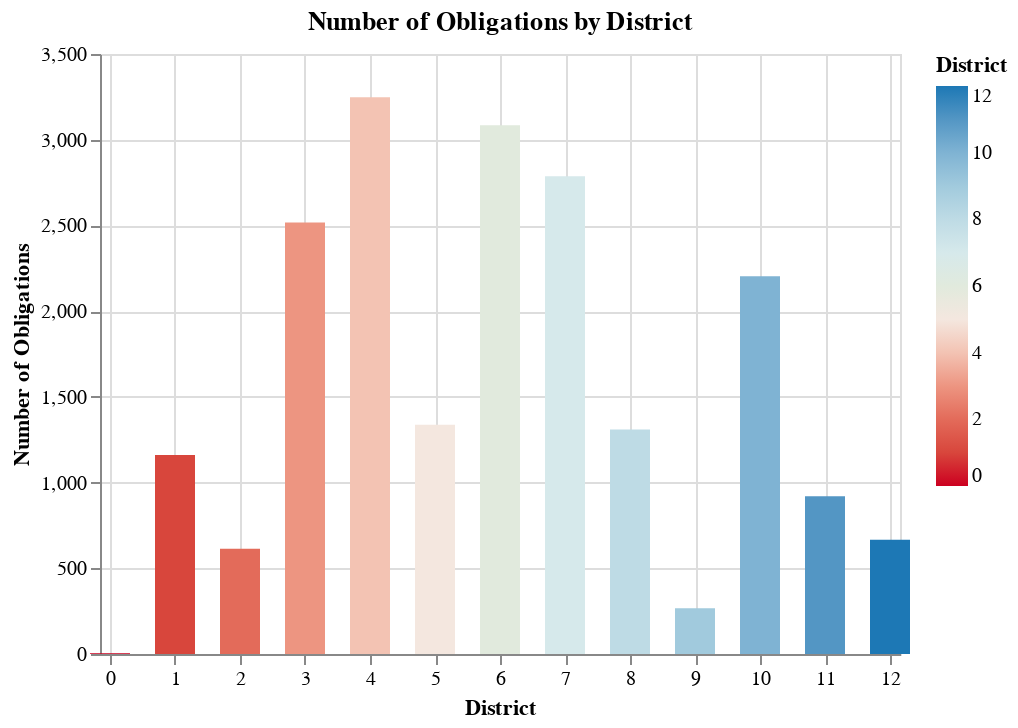

The cell this chart's notebook holds for it:
### Code cell
chart = (alt.Chart(dist)
         .mark_bar()
         .encode(
             x=alt.X("dist", title="District", scale=alt.Scale(domain=(0, 12))),
             y=alt.Y("total_obligations", title="Number of Obligations"),
             #column = "payment:N",
             color = alt.Color("dist",
                              scale=alt.Scale(
                                  range=altair_utils.FIVETHIRTYEIGHT_DIVERGING_COLORS),  
                               legend=alt.Legend(title="District")
                              )
         )
        .properties( 
                       title="Number of Obligations by District")

)



chart.mark_bar(size=20)

### Figure 1 — Vega-Lite specification as saved in the notebook (floating-point values rounded to 4 significant figures)
{"usermeta": {"embedOptions": {"theme": "fivethirtyeight"}}, "config": {"view": {"continuousWidth": 400, "continuousHeight": 300}}, "data": {"name": "data-b5b06dee79217a53cd23e36977e5ec0b"}, "mark": {"type": "bar", "size": 20}, "encoding": {"color": {"field": "dist", "legend": {"title": "District"}, "scale": {"range": ["#cc0020", "#e77866", "#f6e7e1", "#d6e8ed", "#91bfd9", "#1d78b5"]}, "type": "quantitative"}, "x": {"field": "dist", "scale": {"domain": [0, 12]}, "title": "District", "type": "quantitative"}, "y": {"field": "total_obligations", "title": "Number of Obligations", "type": "quantitative"}}, "title": "Number of Obligations by District", "$schema": "https://vega.github.io/schema/vega-lite/v4.17.0.json", "datasets": {"data-b5b06dee79217a53cd23e36977e5ec0b": [{"dist": 4, "total_obligations": 3248, "n_agency_unique": 151, "n_prefix_unique": 110}, {"dist": 6, "total_obligations": 3084, "n_agency_unique": 55, "n_prefix_unique": 71}, {"dist": 7, "total_obligations": 2787, "n_agency_unique": 108, "n_prefix_unique": 107}, {"dist": 3, "total_obligations": 2517, "n_agency_unique": 62, "n_prefix_unique": 98}, {"dist": 10, "total_obligations": 2203, "n_agency_unique": 56, "n_prefix_unique": 65}, {"dist": 5, "total_obligations": 1337, "n_agency_unique": 39, "n_prefix_unique": 63}, {"dist": 8, "total_obligations": 1309, "n_agency_unique": 64, "n_prefix_unique": 92}, {"dist": 1, "total_obligations": 1161, "n_agency_unique": 20, "n_prefix_unique": 25}, {"dist": 11, "total_obligations": 920, "n_agency_unique": 31, "n_prefix_unique": 70}, {"dist": 12, "total_obligations": 666, "n_agency_unique": 36, "n_prefix_unique": 41}, {"dist": 2, "total_obligations": 614, "n_agency_unique": 25, "n_prefix_unique": 31}, {"dist": 9, "total_obligations": 267, "n_agency_unique": 9, "n_prefix_unique": 16}, {"dist": 0, "total_obligations": 4, "n_agency_unique": 1, "n_prefix_unique": 2}]}}
